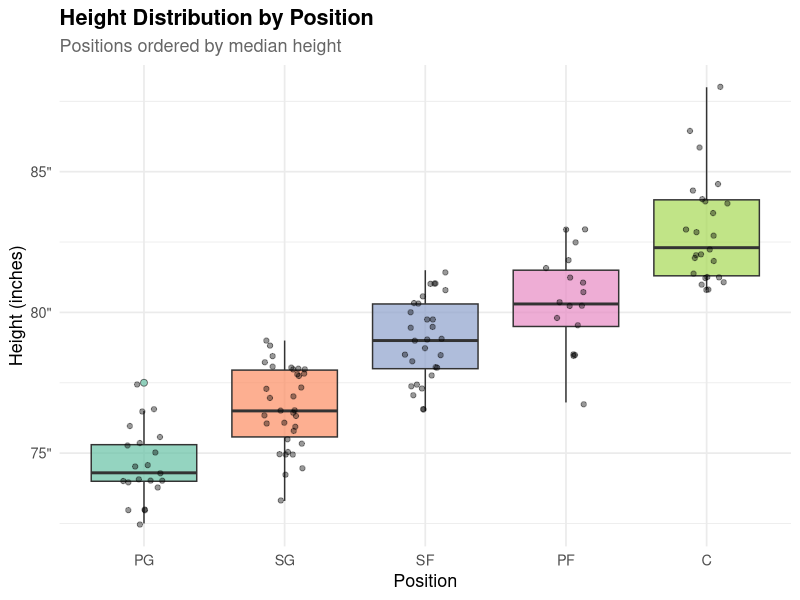
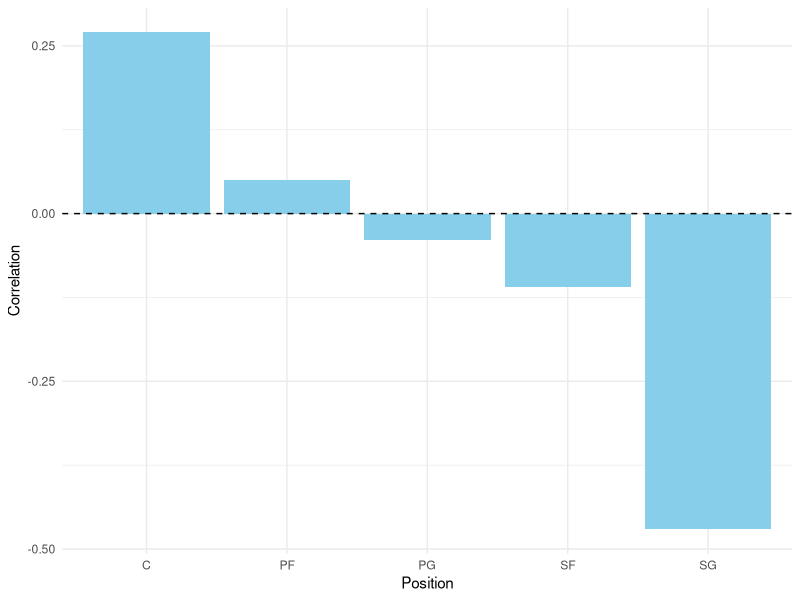

R code for these plots, in order:
## ---- chunk 1
#| echo: false
#| warning: false
#| message: false

# Tidyverse Style Guide

# Step 1: Load packages
library(ggplot2)
library(dplyr)
library(readr)
library(ggrepel)
library(knitr)
library(kableExtra)

# Step 2: Load and tidy the data
df <- read_csv("NBAPlayerStats.csv") |>
  rename(
    ft_pct = `FT%`,
    height = `Height (in)`
  ) |>
  mutate(
    ft_pct = as.numeric(gsub("%", "", ft_pct))
  )

# Step 3: Summarize average height and FT% per position
position_summary <- df |>
  group_by(Position) |>
  summarise(
    avg_height = mean(height, na.rm = TRUE),
    avg_ft_pct = mean(ft_pct, na.rm = TRUE),
    count      = n()
  )

# Plot for height distribution by position
df |>
  mutate(Position = reorder(Position, height)) |>
  ggplot(aes(x = Position, y = height, fill = Position)) +
  geom_boxplot(alpha = 0.7, outlier.shape = 21, outlier.size = 2) +
  geom_jitter(width = 0.15, alpha = 0.4, size = 1.5) +
  scale_fill_brewer(palette = "Set2") +
  scale_y_continuous(labels = function(x) paste0(x, '"')) +
  labs(
    title    = "Height Distribution by Position",
    subtitle = "Positions ordered by median height",
    x        = "Position",
    y        = "Height (inches)"
  ) +
  theme_minimal(base_size = 13) +
  theme(
    plot.title      = element_text(face = "bold"),
    plot.subtitle   = element_text(color = "grey40"),
    legend.position = "none"
  )

# Table for height summary by position
df |>
  group_by(Position) |>
  summarise(
    `Player Count`       = n(),
    `Avg Height (in)`    = round(mean(height, na.rm = TRUE), 1),
    `Median Height (in)` = round(median(height, na.rm = TRUE), 1),
    `Min Height (in)`    = round(min(height, na.rm = TRUE), 1),
    `Max Height (in)`    = round(max(height, na.rm = TRUE), 1)
  ) |>
  arrange(desc(`Avg Height (in)`)) |>
  kable(
    caption = "Height Summary by Position for Players Who Shot At Least 150 FT's (tallest to shortest)",
    align   = c("l", "c", "c", "c", "c", "c")
  ) |>
  kable_styling(
    bootstrap_options = c("striped", "hover", "condensed"),
    full_width        = FALSE
  )
## ---- chunk 2
library(tidyverse)
library(knitr)

nba_raw <- read_csv("NBAPlayerStats.csv")

nba_clean <- nba_raw |>
  rename(
    position = Position,
    ft_percent = `FT%`,
    height_in = `Height (in)`
  ) |>
  mutate(
    ft_percent = as.numeric(str_remove(ft_percent, "%")),
    height_in = as.numeric(height_in)
  )

position_corr <- nba_clean |>
  group_by(position) |>
  summarise(
    correlation = round(cor(height_in, ft_percent, use = "complete.obs"), 2),
    avg_ft = round(mean(ft_percent, na.rm = TRUE), 1),
    avg_height = round(mean(height_in, na.rm = TRUE), 1),
    n_players = n(),
    .groups = "drop"
  )
## ---- chunk 3
#| label: fig-connor
#| fig-cap: "Correlation between height and free throw percentage by position."
#| fig-alt: "Bar chart showing correlation between height and free throw percentage for each NBA position."
#| fig-pos: "H"

ggplot(position_corr, aes(x = position, y = correlation)) +
  geom_col(fill = "skyblue") +
  geom_hline(yintercept = 0, linetype = "dashed") +
  labs(
    x = "Position",
    y = "Correlation"
  ) +
  theme_minimal()
## ---- chunk 4
#| label: tbl-connor
#| tbl-cap: "Correlation between height and free throw percentage by position."

kable(
  position_corr,
  col.names = c("Position", "Correlation", "Avg FT%", "Avg Height", "Players")
)
